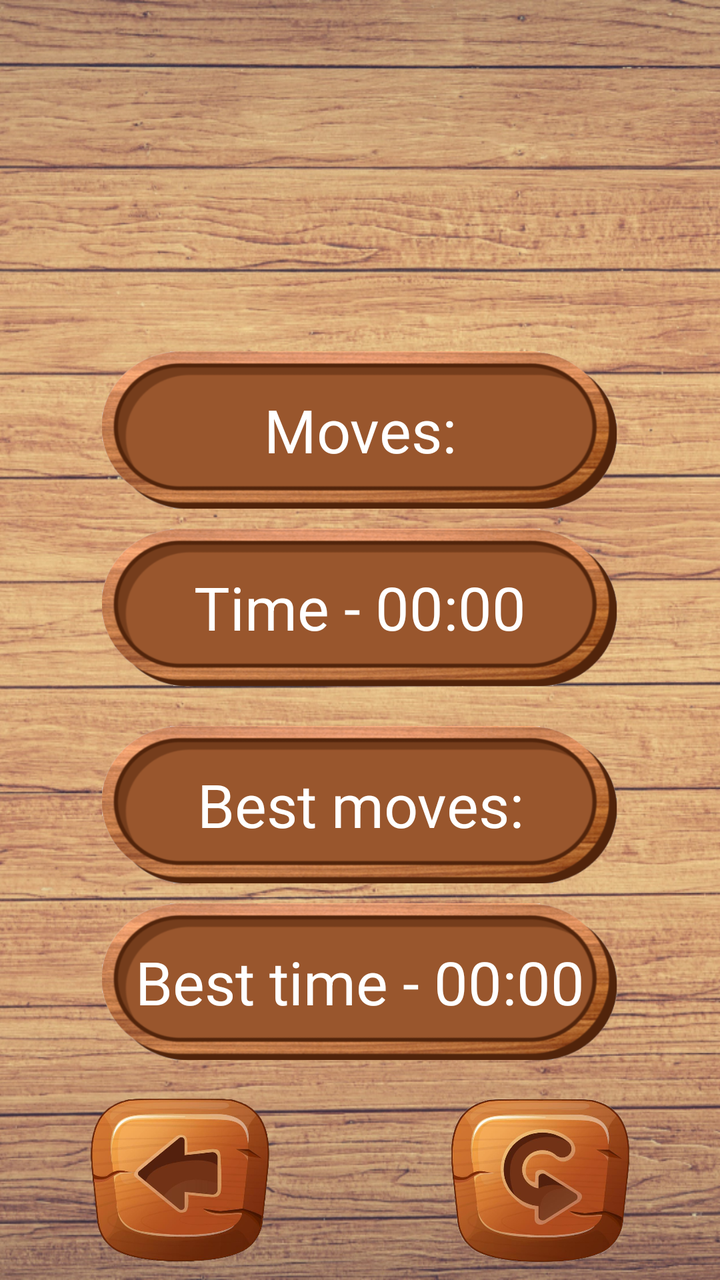
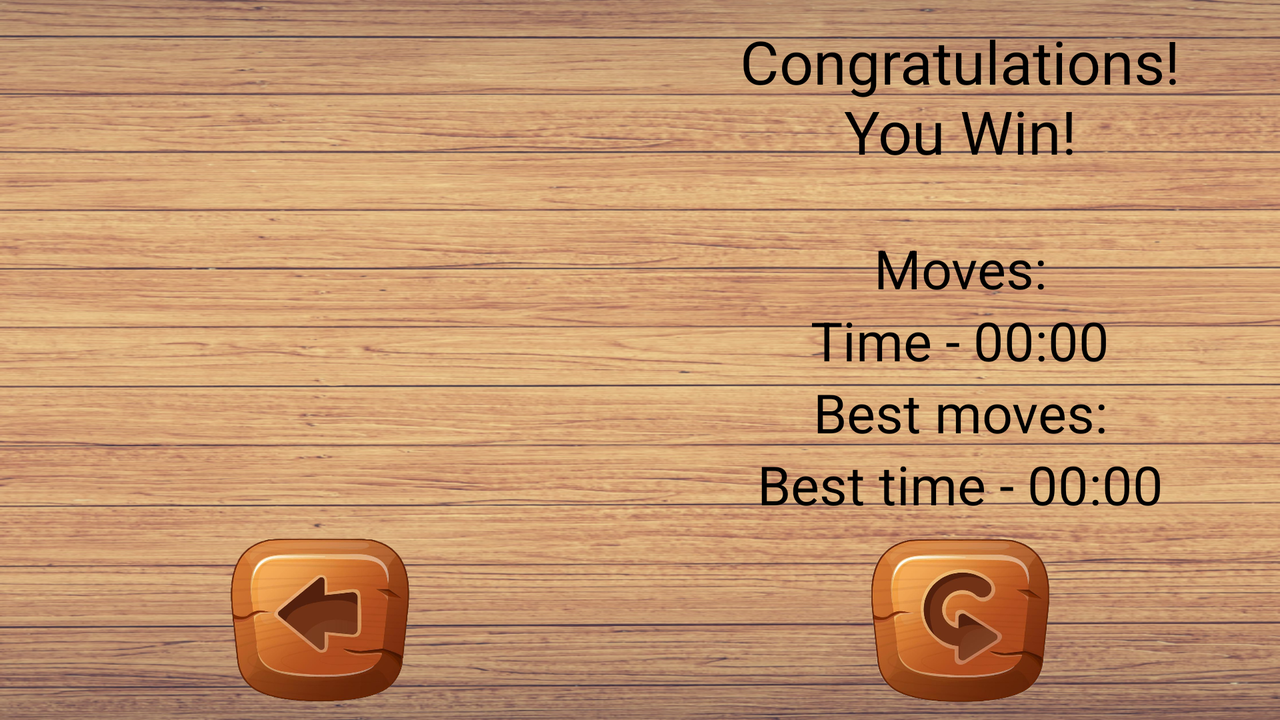

Compare how this app lays out the same screen by default and in its alternative resource folder. The renders come first, then the two layout files and the values they reference.
<!-- AndroidManifest.xml: application theme Theme.Puzzle15 -->
<!-- res/layout/win_activity.xml -->
<LinearLayout xmlns:android="http://schemas.android.com/apk/res/android"
    xmlns:tools="http://schemas.android.com/tools"
    android:layout_width="match_parent"
    android:layout_height="match_parent"
    android:background="@drawable/fon"
    tools:context=".WinActivity"
    android:orientation="vertical">

    <ImageView
        android:layout_width="wrap_content"
        android:layout_height="0dp"
        android:layout_weight="2"
        android:src="@drawable/win"
        android:layout_gravity="center"
        android:scaleType="centerInside" />

    <LinearLayout
        android:id="@+id/infoLayout"
        android:layout_weight="5"
        android:layout_width="match_parent"
        android:layout_height="0dp"
        android:layout_marginTop="16dp"
        android:orientation="vertical"
        android:gravity="center_horizontal">

        <TextView
            android:layout_weight="1"
            android:layout_marginHorizontal="51dp"
            android:layout_marginTop="10dp"
            android:id="@+id/moves"
            android:layout_width="match_parent"
            android:layout_height="wrap_content"
            android:text="Moves:"
            android:textSize="30dp"
            android:background="@drawable/free_button"
            android:gravity="center"
            android:textColor="@color/white" />

        <Chronometer
            android:layout_weight="1"
            android:layout_marginVertical="10dp"
            android:layout_marginHorizontal="51dp"
            android:id="@+id/timer"
            android:background="@drawable/free_button"
            android:layout_width="match_parent"
            android:layout_height="wrap_content"
            android:format="Time - %s"
            android:text="Time:"
            android:textSize="30dp"
            android:gravity="center"
            android:textColor="#FFF" />

        <TextView
            android:layout_weight="1"
            android:background="@drawable/free_button"
            android:id="@+id/top1"
            android:layout_marginHorizontal="51dp"
            android:layout_marginVertical="10dp"
            android:layout_width="match_parent"
            android:layout_height="wrap_content"
            android:text="Best moves:"
            android:textSize="30dp"
            android:gravity="center"
            android:textColor="#FFF" />
        <Chronometer
            android:layout_weight="1"
            android:background="@drawable/free_button"
            android:id="@+id/top2"
            android:layout_marginHorizontal="51dp"
            android:layout_marginBottom="10dp"
            android:layout_width="match_parent"
            android:layout_height="wrap_content"
            android:format="Best time - %s"
            android:textSize="30dp"
            android:gravity="center"
            android:textColor="#FFF" />
    </LinearLayout>
    <LinearLayout
        android:layout_width="match_parent"
        android:layout_height="100dp">
        <ImageView
            android:id="@+id/back"
            android:layout_weight="1"
            android:layout_gravity="center"
            android:clickable="true"
            android:layout_width="100dp"
            android:layout_height="100dp"
            android:src="@drawable/back" />
        <ImageView
            android:layout_weight="1"
            android:layout_gravity="center"
            android:id="@+id/refresh"
            android:clickable="true"
            android:layout_width="100dp"
            android:layout_height="100dp"
            android:src="@drawable/refresh" />
    </LinearLayout>

</LinearLayout>
<!-- resources referenced by this layout -->
<resources>
  <!-- drawable back: png bitmap (drawable, 216327 bytes) -->
  <!-- drawable fon: jpg bitmap (drawable, 546795 bytes) -->
  <!-- drawable free_button: png bitmap (drawable, 76718 bytes) -->
  <!-- drawable refresh: png bitmap (drawable, 259595 bytes) -->
  <style name="Theme.Puzzle15" parent="Base.Theme.Puzzle15" />
  <style name="Base.Theme.Puzzle15" parent="Theme.Material3.DayNight.NoActionBar">
          
          
      </style>
</resources>
<!-- res/layout-land/win_activity.xml (the repository's variant of the layout above) -->
<!-- drawn on the phone turned sideways -->
<?xml version="1.0" encoding="utf-8"?>
<FrameLayout xmlns:android="http://schemas.android.com/apk/res/android"
    xmlns:tools="http://schemas.android.com/tools"
    android:layout_width="match_parent"
    android:layout_height="match_parent"
    android:background="@drawable/fon"
    android:orientation="horizontal"
    tools:context=".WinActivity"
    tools:ignore="MissingDefaultResource">


    <LinearLayout
        android:layout_width="match_parent"
        android:layout_height="match_parent"
        android:orientation="horizontal">

        <LinearLayout
            android:layout_width="0dp"
            android:layout_height="match_parent"
            android:layout_weight="1"
            android:orientation="vertical">

            <ImageView
                android:layout_weight="1"
                android:layout_width="wrap_content"
                android:layout_height="250dp"
                android:padding="20dp"
                android:src="@drawable/win" />

            <ImageView
                android:id="@+id/back"
                android:layout_width="100dp"
                android:layout_height="100dp"
                android:layout_gravity="center"
                android:clickable="true"
                android:focusable="true"
                android:src="@drawable/back" />


        </LinearLayout>

        <LinearLayout
            android:layout_width="0dp"
            android:layout_height="match_parent"
            android:layout_weight="1"
            android:orientation="vertical">


            <LinearLayout
                android:id="@+id/infoLayout"
                android:layout_width="match_parent"
                android:layout_height="match_parent"
                android:orientation="vertical"
                android:gravity="center_horizontal">
                <TextView
                    android:layout_weight="1"
                    android:layout_width="match_parent"
                    android:layout_height="0dp"
                    android:text="Congratulations!\nYou Win!"
                    android:textSize="30dp"
                    android:textColor="#000000"
                    android:gravity="center"
                    android:layout_marginBottom="20dp"/>

                <TextView
                    android:id="@+id/moves"
                    android:layout_width="match_parent"
                    android:layout_height="wrap_content"
                    android:text="Moves:"
                    android:textSize="27dp"
                    android:gravity="center"
                    android:textColor="#000000" />

                <Chronometer
                    android:id="@+id/timer"
                    android:layout_width="match_parent"
                    android:layout_height="wrap_content"
                    android:format="Time - %s"
                    android:text="Time:"
                    android:textSize="27dp"
                    android:gravity="center"
                    android:textColor="#000000" />

                <TextView
                    android:id="@+id/top1"
                    android:layout_width="match_parent"
                    android:layout_height="wrap_content"
                    android:text="Best moves:"
                    android:textSize="27dp"
                    android:gravity="center"
                    android:textColor="#000000" />
                <Chronometer
                    android:id="@+id/top2"
                    android:layout_width="match_parent"
                    android:layout_height="wrap_content"
                    android:format="Best time - %s"
                    android:textSize="27dp"
                    android:gravity="center"
                    android:textColor="#000000" />
                <ImageView
                    android:id="@+id/refresh"
                    android:layout_width="100dp"
                    android:layout_height="100dp"
                    android:layout_gravity="center|bottom"
                    android:clickable="true"
                    android:focusable="true"
                    android:src="@drawable/refresh" />
            </LinearLayout>



        </LinearLayout>


    </LinearLayout>
</FrameLayout>
<!-- resources referenced by the variant -->
<!-- as the phone turned sideways resolves them -->
<resources>
  <!-- drawable back: png bitmap (drawable, 216327 bytes) -->
  <!-- drawable fon: jpg bitmap (drawable, 546795 bytes) -->
  <!-- drawable refresh: png bitmap (drawable, 259595 bytes) -->
  <style name="Theme.Puzzle15" parent="Base.Theme.Puzzle15" />
  <style name="Base.Theme.Puzzle15" parent="Theme.Material3.DayNight.NoActionBar">
          
          
      </style>
</resources>
